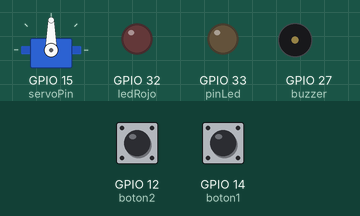
Recording of a sketch running on a simulated ESP32. Shown: servo, output pins drawn as LEDs (lit = HIGH), buzzer (waves = sounding). Dashed ring = blinking. The test bench sets the inputs (shaded band); at power-on: GPIO 12 (boton2) HIGH, GPIO 14 (boton1) HIGH. WiFi joins after 1.5 s; servers stay silent unless stated; uploads are accepted with an empty reply; what the sketch prints to the serial monitor is not drawn.

Above: at 8.5 s.
8.6 s: GPIO 12 (boton2) pulled LOW for 3.2 s
At 9.3 s:
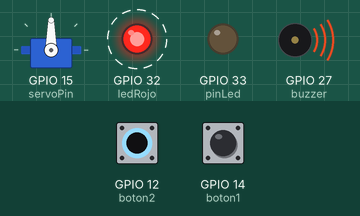
14.3 s: GPIO 14 (boton1) pulled LOW for 0.15 s
At 15.5 s:
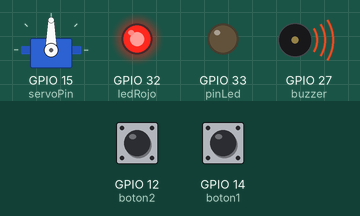
16.2 s: GPIO 14 (boton1) pulled LOW for 3.2 s
At 20.9 s:
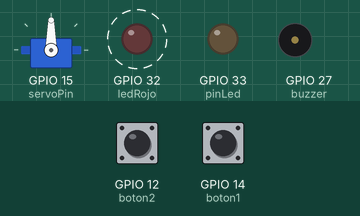
21.9 s: GPIO 12 (boton2) driven LOW and GPIO 14 (boton1) driven LOW
At 23.0 s:
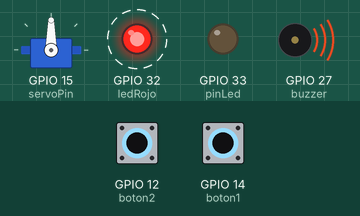
24.9 s: GPIO 14 (boton1) driven HIGH
27.9 s: GPIO 12 (boton2) driven HIGH
At 30.1 s:
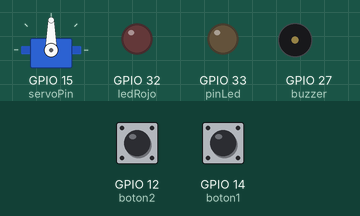
Timing chart, 0 to 30.4 s (numbered marks = the images above; inputs shaded):
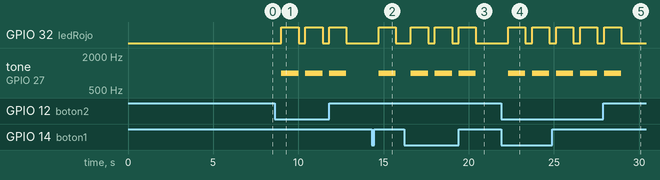

The sketch:

RFID_ESP_Controller.ino
```cpp
#include <WiFi.h>
#include <HTTPClient.h>
#include <ArduinoJson.h>
#include <ESP32Servo.h>
#include "config.h"  // Sustituir con datos de tu red
#include "API.hpp"
#include "ESP32_Utils.hpp"
#define LED_BUILTIN 33
#include <SPI.h>
#include <MFRC522.h>

#define SS_PIN    5  // Pin GPIO para el pin SS (SDA) del módulo RC522
#define RST_PIN   2 // Pin GPIO para el pin RST del módulo RC522 (puedes elegir otro si lo prefieres)

const int boton1 = 14;
const int boton2 = 12;
const int buzzer = 27;
const int ledRojo = 32;
const int servoPin = 15;
MFRC522 mfrc522(SS_PIN, RST_PIN); // Crea el objeto MFRC522


int pinLed = LED_BUILTIN;
struct RFID *rafid, rfd;
Servo motorcito;
StaticJsonDocument<JSON_DOC_SIZE> doc;


///////////////////////////////////////////////////////////////////////
void setup()
{

   Serial.begin(115200);
    motorcito.attach(servoPin);
    pinMode(pinLed, OUTPUT);
    pinMode(boton1, INPUT_PULLUP);
    pinMode(boton2, INPUT_PULLUP);
    pinMode(buzzer, OUTPUT);
    pinMode(ledRojo, OUTPUT);
    delay(300);
    Serial.println("Conectandose al servidor..");
    ConnectWiFi_STA();
    SPI.begin();           // Inicializa SPI bus
    mfrc522.PCD_Init();    // Inicializa el lector RFID
    Serial.print("inicializando porgrama");
  for(int i = 0; i <= 10;i++){
    Serial.print(".");
    delay(500);

  }
  Serial.println("Bienvenido");

}


/////////////////////////////////////////////////////////////////////////////////////////////////////////////////////////////////////


void loop()
{

  int statusBoton1 = digitalRead(boton1);
  int statusBoton2 = digitalRead(boton2);
  String rfidString1 = "a2c3b4f100";
  String rfidString2 = "e37a3295";

  if(statusBoton1 == LOW){
    strlcpy(rfd.rfidnumber, "a2c3b4f100", sizeof(rfd.rfidnumber));
    registrarIntento(rfd);
    rfd = GetAcceso(rfidString1);
    String accesoString = String(rfd.acceso);
     // Evaluar el valor de acceso
            if (accesoString.equals("Permitido")) {
                Serial.println("Acceso Permitido. Realizar acción A");
                // Realizar acción A
                digitalWrite(pinLed, HIGH);
                tone(buzzer, 500);
                delay(1000);
                digitalWrite(pinLed, LOW);
                noTone(buzzer);
                delay(200);
                motorcito.write(180);
                delay(2000);
                motorcito.write(0);
                delay(200);


            } else if (accesoString.equals("Denegado")) {
                Serial.println("Acceso Denegado. Realizar acción B");
                // Realizar acción B
                digitalWrite(ledRojo, HIGH);
                tone(buzzer, 1000);
                delay(1000);
                digitalWrite(ledRojo, LOW);
                noTone(buzzer);


            } else {
                Serial.println("Respuesta no reconocida");
                Serial.println(accesoString);
                // Realizar acción C (si es necesario)
                digitalWrite(ledRojo, HIGH);
                tone(buzzer, 1000);
                delay(1000);
                digitalWrite(ledRojo, LOW);
                noTone(buzzer);
            }
  }else if(statusBoton2 == LOW){
    strlcpy(rfd.rfidnumber, "e37a3295", sizeof(rfd.rfidnumber));
    registrarIntento(rfd);

    rfd = GetAcceso(rfidString2);
    String accesoString = String(rfd.acceso);
     // Evaluar el valor de acceso
            if (accesoString.equals("Permitido")) {
                Serial.println("Acceso Permitido. Realizar acción A");
                // Realizar acción A
                digitalWrite(pinLed, HIGH);
                tone(buzzer, 500);
                delay(1000);
                digitalWrite(pinLed, LOW);
                noTone(buzzer);
                delay(200);
                motorcito.write(180);
                delay(2000);
                motorcito.write(0);
                delay(200);

            } else if (accesoString.equals("Denegado")) {
                Serial.println("Acceso Denegado. Realizar acción B");
                // Realizar acción B
                digitalWrite(ledRojo, HIGH);
                tone(buzzer, 1000);
                delay(1000);
                digitalWrite(ledRojo, LOW);
                noTone(buzzer);


            } else {
                Serial.println("Respuesta no reconocida");
                Serial.println(accesoString);
                // Realizar acción C (si es necesario)
                digitalWrite(ledRojo, HIGH);
                tone(buzzer, 1000);
                delay(1000);
                digitalWrite(ledRojo, LOW);
                noTone(buzzer);
            }

  }


}


/*if (mfrc522.PICC_IsNewCardPresent() && mfrc522.PICC_ReadCardSerial()) {
    // Muestra el UID de la tarjeta
    Serial.print("UID de la tarjeta: ");
    String rfidString = ""; // Variable para almacenar el UID como string

    for (byte i = 0; i < mfrc522.uid.size; i++) {
        if (mfrc522.uid.uidByte[i] < 0x10) {
            rfidString += "0"; // Asegura que los bytes menores a 0x10 tengan un cero delante
        }
        rfidString += String(mfrc522.uid.uidByte[i], HEX); // Convierte el byte a hexadecimal y lo añade a la cadena
    }

    Serial.println(rfidString);
    delay(1000);
    Serial.println("registrando..");

    // Envía el UID como string a la función registrarIntento
    strlcpy(rfd.rfidnumber, rfidString.c_str(), sizeof(rfd.rfidnumber));
    registrarIntento(rfd);
    GetAcceso(rfidString);
    String accesoString = rfd.acceso;
     // Evaluar el valor de acceso
            if (accesoString.equals("Permitido")) {
                Serial.println("Acceso Permitido. Realizar acción A");
                // Realizar acción A
            } else if (accesoString.equals("Denegado")) {
                Serial.println("Acceso Denegado. Realizar acción B");
                // Realizar acción B
            } else {
                Serial.println("Respuesta no reconocida");
                Serial.println(accesoString);
                // Realizar acción C (si es necesario)
            }
}*/
```

API.hpp
```cpp
String ApiHost = "http://192.168.1.7:4000";
const int JSON_DOC_SIZE = 4096;


// Struct to represent our component  record


struct RFID {
  char rfidnumber[30];
  char acceso[15];

};


struct RFID rfid[20];


void processResponse(int httpCode, HTTPClient& http)
{
   if (httpCode > 0) {
     // Serial.printf("Codigo de respuesta: %d\t", httpCode);
      if (httpCode == HTTP_CODE_OK) {
         String payload = http.getString();
         Serial.println(payload);
         if(strstr(payload.c_str(),"null"))
            Serial.println("No existe el ID en la DB");
         else
          //Serial.println("Transaccion realizada con exito");
          Serial.print(".");

      }
   }
   else {
      Serial.printf("Request failed, error: %s\n", http.errorToString(httpCode).c_str());
   }
   http.end();
}


//////////////////////crea un nuevo componente///////////////////////////////////////////////////

void registrarIntento(struct RFID nuevoRfid) {
    HTTPClient http;
    http.begin(ApiHost + "/api/registrarintento/");
    http.addHeader("Content-Type", "application/json");

    String jsonComponente = "";
    StaticJsonDocument<300> jsonDoc;
    jsonDoc["rfidnumber"] = nuevoRfid.rfidnumber;
    serializeJson(jsonDoc, jsonComponente);

    int httpCode = http.POST(jsonComponente);

    if (httpCode > 0) {
        if (httpCode == HTTP_CODE_OK) {
            // Procesar respuesta JSON
            String payload = http.getString();
            Serial.println("Respuesta del servidor:");
            Serial.println(payload);

            // Parsear JSON
            DynamicJsonDocument jsonBuffer(900);
            deserializeJson(jsonBuffer, payload);

            // Obtener el valor del campo "acceso"
            const char* acceso = jsonBuffer["acceso"];
            String accesoString(acceso);


            Serial.println("se guardo registro en la base de datos");
        } else {
            Serial.print("Error al registrar. Código de estado HTTP: ");
            Serial.println(httpCode);
        }

    } else {
        Serial.println("Error al realizar la solicitud HTTP vlv");
    }

    http.end();
}

///////////////////////////// consultar acceso////////////////////////////////////////////////////////////////////////
///////////////////////// obtiene un componente///////////////////////////////////////

struct RFID  GetAcceso(String rfidnumber)
{
  RFID rfd;
  Serial.print(rfidnumber);
   HTTPClient http;
   http.useHTTP10(true);
   http.addHeader("Content-Type", "application/json");
   http.begin(ApiHost + "/api/consultaRFID/" + rfidnumber);
   int httpCode = http.GET();
   String payload = http.getString();

  processResponse(httpCode, http);
  StaticJsonDocument<JSON_DOC_SIZE> doc;
   http.end();
  // Parse response
  //DeserializationError error = deserializeJson(doc, http.getStream());

 DeserializationError error = deserializeJson(doc, payload);
  if (error) {
    Serial.print("deserializeJson() failed en el get de un componente: ");
    Serial.println(error.c_str());
    Serial.println(payload);
    return rfd;
  }

  if (doc.isNull()){
    Serial.println("doc is Null");
    return rfd;  // or {}
  }


  //Serial.println(payload);
int i=0;
      for (JsonObject obj : doc.as<JsonArray>()) {
        // Copiar los valores del JSON a la estructura COMPONENTE
        strlcpy(rfd.acceso, obj["acceso"], sizeof(rfd.acceso));

  // Serial.println(component_id);

    Serial.print("el objeto:");
    Serial.println(rfd.acceso);


    return rfd;
  }

  return rfd;
}
```

ESP32_Utils.hpp
```cpp
void ConnectWiFi_STA(bool useStaticIP = false)
{
   Serial.println("");
   WiFi.mode(WIFI_STA);
   WiFi.begin(ssid, password);
   if(useStaticIP) WiFi.config(ip, gateway, subnet);
   while (WiFi.status() != WL_CONNECTED)
   {
     delay(100);
     Serial.print('.');
   }

   Serial.println("");
   Serial.print("Iniciado STA:\t");
   Serial.println(ssid);
   Serial.print("IP address:\t");
   Serial.println(WiFi.localIP());
}

void ConnectWiFi_AP(bool useStaticIP = false)
{
   Serial.println("");
   WiFi.mode(WIFI_AP);
   while(!WiFi.softAP(ssid, password))
   {
     Serial.println(".");
     delay(100);
   }
   if(useStaticIP) WiFi.softAPConfig(ip, gateway, subnet);

   Serial.println("");
   Serial.print("Iniciado AP:\t");
   Serial.println(ssid);
   Serial.print("IP address:\t");
   Serial.println(WiFi.softAPIP());
}
```

config.h
```cpp
const char *ssid = "Totalplay-EA88";
const char *password = "EA8865A8C2xEEduR";
const char* hostname = "ESP32_1";


IPAddress ip(192, 168, 1, 200);
IPAddress gateway(192, 168, 1, 1);
IPAddress subnet(255, 255, 255, 0);
```

Measured:
- after the input at 8.6 s, GPIO 32 (ledRojo): alternates HIGH for 1.0 s and LOW for 0.41 s, starting after 0.41 s; tone on GPIO 27 (buzzer): alternates 1000 Hz for 1.0 s and silent for 0.41 s, starting after 0.41 s
- after the input at 14.3 s, GPIO 32 (ledRojo): LOW → HIGH after 0.41 s, → LOW 1.0 s later; tone on GPIO 27 (buzzer): silent → 1000 Hz after 0.41 s, → silent 1.0 s later
- after the input at 16.2 s, GPIO 32 (ledRojo): alternates HIGH for 1.0 s and LOW for 0.41 s, starting after 0.41 s; tone on GPIO 27 (buzzer): alternates 1000 Hz for 1.0 s and silent for 0.41 s, starting after 0.41 s
- after the input at 21.9 s, GPIO 32 (ledRojo): alternates HIGH for 1.0 s and LOW for 0.41 s, starting after 0.41 s; tone on GPIO 27 (buzzer): alternates 1000 Hz for 1.0 s and silent for 0.41 s, starting after 0.41 s
- after the input at 27.9 s, GPIO 32 (ledRojo): goes on until 28.9 s, then stays LOW; tone on GPIO 27 (buzzer): goes on until 28.9 s, then stays silent
